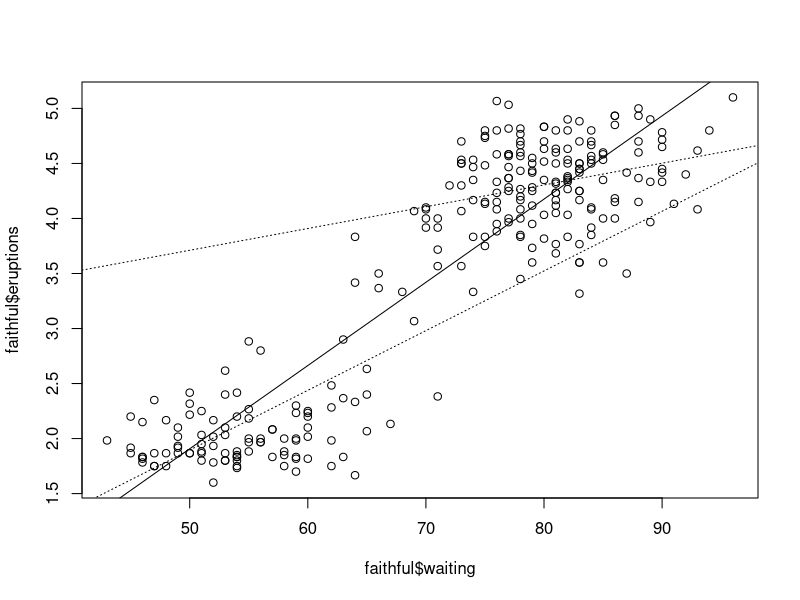
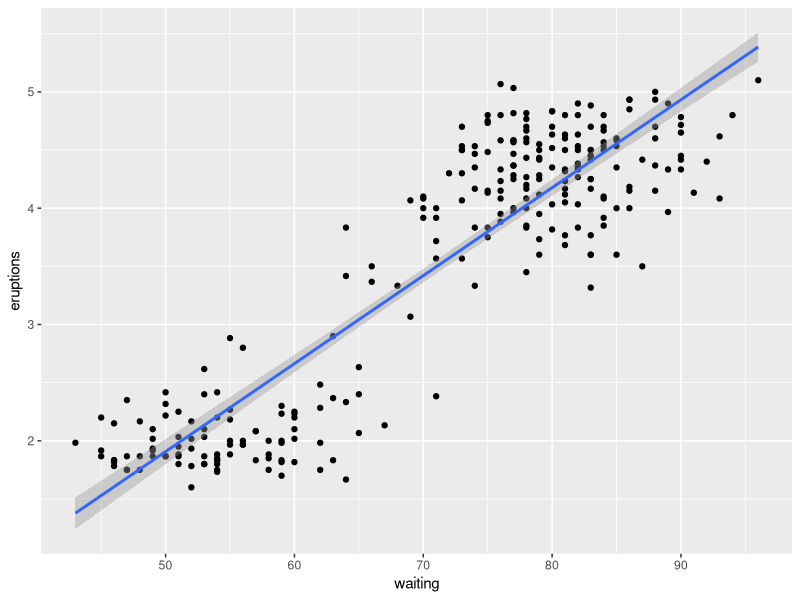
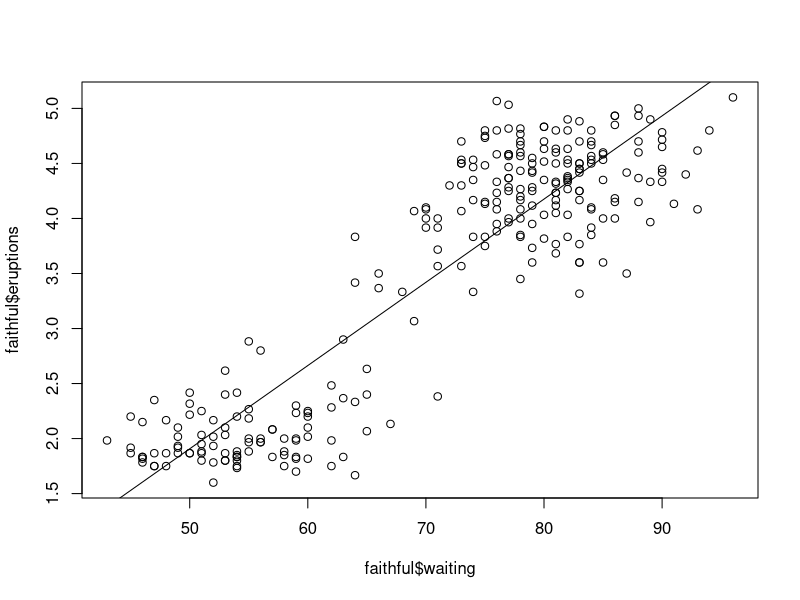
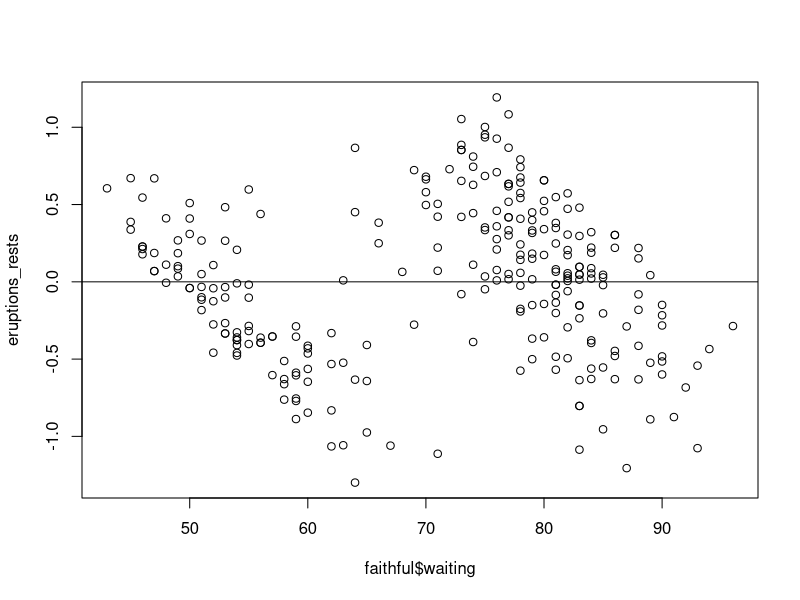
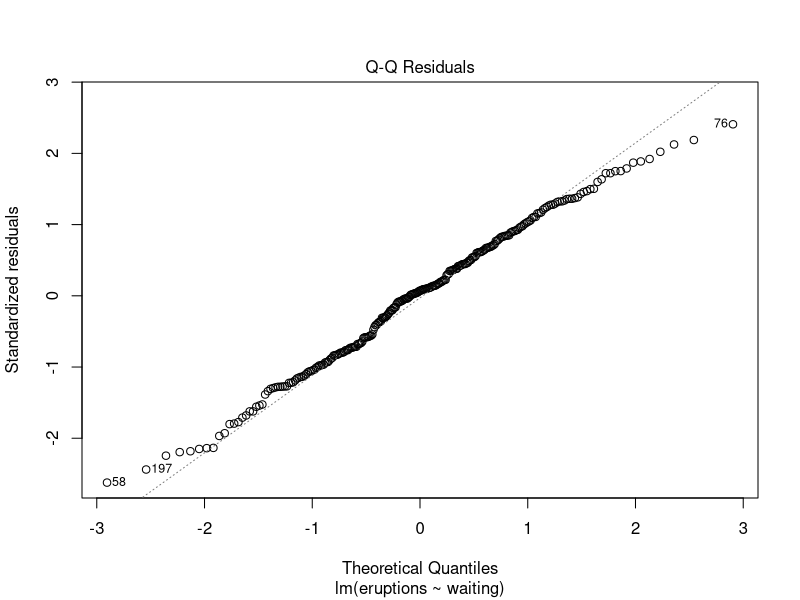
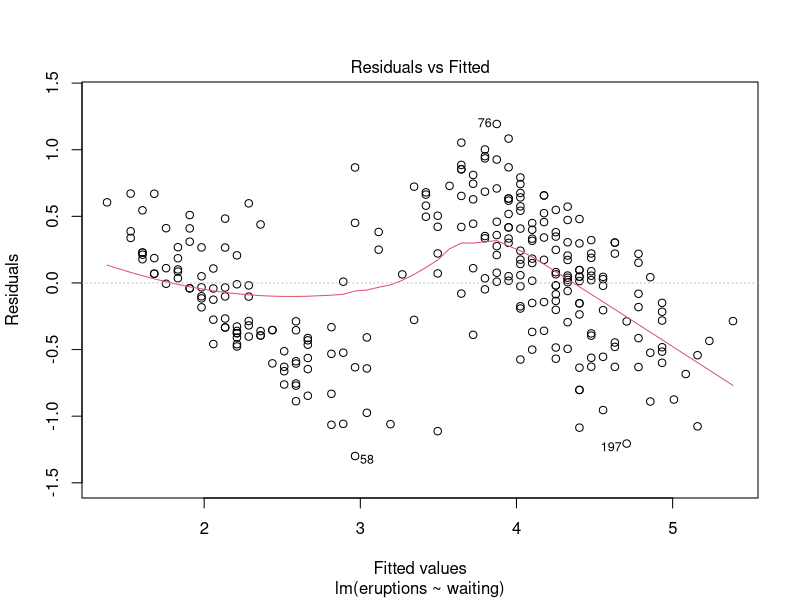
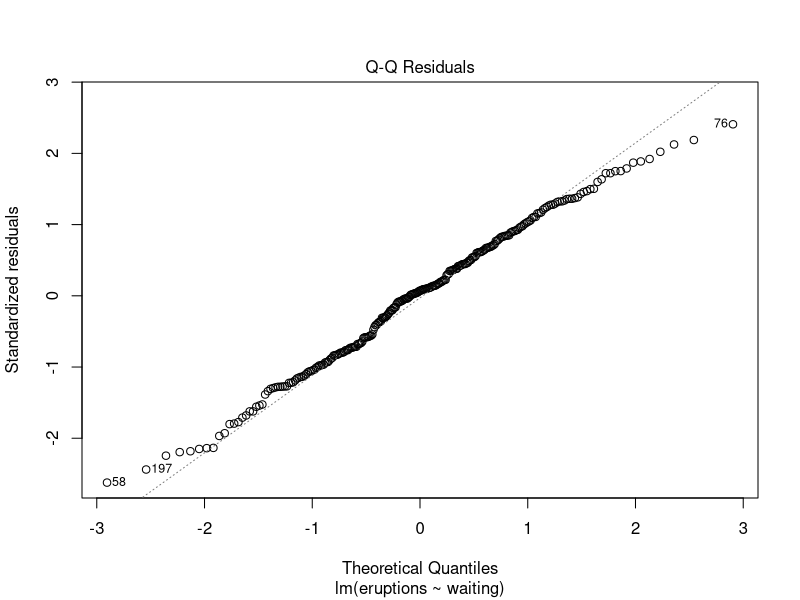
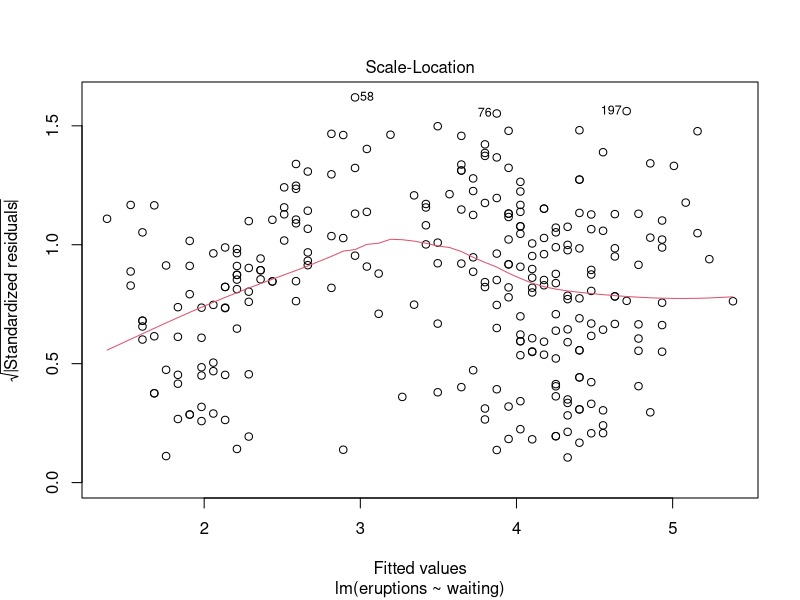

The R script that drew these images, in order:

# Testen von Abhängigkeiten in der Population aufgrund einer Stichprobe

# Beispiel 38: Testen des Zusammenhangs zwischen zwei nominalen
# Merkmalen

ab <- matrix(c(110, 120, 20, 30, 20, 90, 60, 30, 10, 10), nrow = 2, 
             byrow = TRUE)
rownames(ab) <- c("weiblich", "männlich")
colnames(ab) <- c("A","B","C","D","E")

# Damit das alles funktioniert, sollte jedes Spaltentotal
# grösser als 4 sein

chisq.test(ab)
## p-value = 0.001204 -> Kleiner als Konfidenzintervall
## H0 wird verworfen

# Zur Kontrolle noch Grenze bestimmen
qchisq(.95, df = 4)


# Testen einer Verteilungsform / Anpassungstest
# Hinterfragung von Verteilungen

# Beispiel 39

# Überprüfung auf einem Signifikanzniveau α = 0,05, ob das Gewicht von
# Zuckerpaketen nicht normalverteilt ist.
# Stichprobe: n = 100, x 999,93 = , s2 = 0,25
# Beobachtete relative Häufigkeiten (zur Vereinfachung der Darstellung nur
#                                    4 Intervalle):
#   Intervall relative Häufigkeit pib
        # unter 999,5       0,2
        # [999,5; 1.000]    0,32
        # [1.000; 1.000,5]  0,34
        # über 1.000,5      0,14


mu <- 999.93

# Welcher Anteil ist kleiner als 999.5
pnorm(999.5, mean = mu, sd = .5)
## [1] 0.1948945

pnorm(1000, mean = mu, sd = .5) -
  pnorm(999.5, mean = mu, sd = .5)
## [1] 0.3607755

pnorm(1000.5, mean = mu, sd = .5) -
  pnorm(1000, mean = mu, sd = .5)
## [1] 0.3171868

pnorm(1000.5, mean = mu, sd = .5, lower.tail = F)
## [1] 0.1271432

tab <- matrix(c(.2, .32, .34, .14, .1949, .3608, .3172, .1271), nrow = 2, byrow = T)

# Achtung, nun in Stuecken
chisq.test(tab[1,] * 100, p = tab[2,])

# oder
chisq.test(c(20, 32, 34, 14), p = c(.1949, .3608, .3172, .1271))

## So testet auch Steuerverwaltung auf Verteilung von zahlen
## https://en.wikipedia.org/wiki/Benford's_law

# Testen von Hypothesen über einen statistischen Zusammenhang
# zweier metrischer Merkmale

# Aufgabe: Fundierte Entscheidung zwischen zwei konkurrierenden 
# Unterstellungen über den Zusammenhang zweier metrischer Merkmale

# Again: lateinische Buchstaben für Stichproben, griechische für Population

# Beschreibende Statistik
cor(faithful$eruptions, faithful$waiting)

# Wir betrachten jetzt aber eine Stichhprobe und wollen Aussagen 
# über die Grundgesammtheit machen

cor.test(faithful$eruptions, faithful$waiting)
# -> H0 wird verworfen

# Für nicht metrische Werte
# method = c("pearson", "kendall", "spearman"),

plot(faithful$waiting, faithful$eruptions)
abline(lm(eruptions ~ waiting, data = faithful))

# Wenn man fuer zweite Wolke ein zweites Modell machen würde
abline(lm(eruptions ~ waiting, data = faithful[faithful$waiting > 70,]), lty = 3)
abline(lm(eruptions ~ waiting, data = faithful[faithful$waiting <= 70,]), lty = 3)

library(ggplot2)
ggplot(data = faithful, aes(waiting, eruptions)) +
  geom_point() +
  # stat_smooth()
  stat_smooth(method = "lm")

eruptions_lm <- lm(eruptions ~ waiting, data = faithful)
summary(eruptions_lm)

coeffs <- coefficients(eruptions_lm)

# Intercepts = Schnittpunkt y-Achse
# Variable = Steigung
# Residum = Fehlerterm = Abstand vonabline(lm(eruptions ~ waiting, data = faithful[faithful$waiting > 70,]))

plot(faithful$waiting, faithful$eruptions)
abline(coeffs[1], coeffs[2])

# Eruptionszeit berechnen bei Wartezeit
waiting <- 80
coeffs[2] * waiting + coeffs[1]

# Mit predict von R
data_frame <- data.frame(waiting = 90)
predict(eruptions_lm, newdata = data_frame)

# Bestimmtsheismass
# (Hut, resp. ^ weisst immer auf vorhergesagte Werte, Modellwerte hin)

# Bei der linearen Regression entspricht das Bestimmtheitsmass
# dem Quadrat des Korrelationskoeffizienten.
summary(eruptions_lm)
## Multiple R-squared:  0.8115
## Adjusted R-squared rechnet noch die Stichprobengrösse mit ein
## -> 81% der Schwankungen können wir durch die Variable waiting erklären

# Achtung, da es im Quadrat ist und die Faustregel >= 0.6 als stark beurteilt,
# muss hier bereits ab .36 (6*6) herbeiführen

# Signifikanztests
# waiting      0.075628   0.002219   34.09   <2e-16 ***
#   ---
#   Signif. codes:  0 ‘***’ 0.001 ‘**’ 0.01 ‘*’ 0.05 ‘.’ 0.1 ‘ ’ 1

# Ist 0.0756 signifikant? p-Wert sagt <2e-16 -> Ja

# Std Error oben und unten dazu gibt Konfidenzintervall von Steigung und Schnittpunkt
# Da 0 nicht möglich ist gemäss dieser Berechnung, ist auch p-Wert Signifikant

# Intercept macht keine Aussage über die Qualität des Modells
# Je nach Modell, wären das zum Beispiel die Fixkosten

# Konfidenzintervalle
predict(eruptions_lm, newdata = data_frame, interval = "confidence")

# Wenn mich nicht der Mittelwert interessiert, sonder der einzelne
predict(eruptions_lm, newdata = data_frame, interval = "predict")

# Die Abweichungen vom Vorausgesagten Wert plotten
eruptions_rests <- resid(eruptions_lm)
plot(faithful$waiting, eruptions_rests)
abline(0,0)

# Muster dürfte eigentlich nicht sein
# Müsste unkorreliert und gleichverteilt sein
# (Gleichmässig verteilt, überall gleiche Bandbreite)

# Wir wollen überprüfen ob die Residuen wirklich normalverteilt sind
# (Plot Normal Q-Q)
plot(eruptions_lm, which = 2)

# Oder alle anschauen
plot(eruptions_lm)
